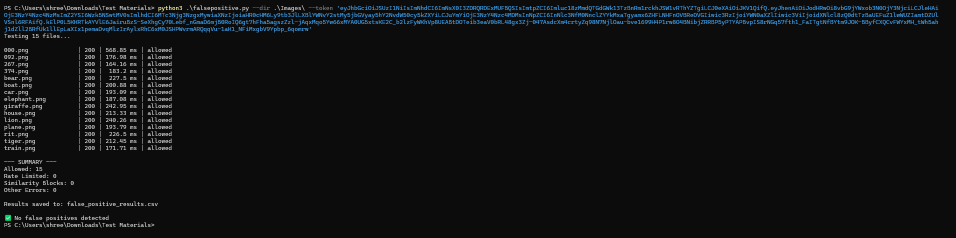
#> input picture FalsePositive.png, 1912 x 475 px (shown at 1/2 size)
$ python variants.py --input FalsePositive.png
#> lines starting #> are read from the running program, lines starting #| are printed output that depends on the picture
from pathlib import Path
import argparse

from PIL import Image, ImageEnhance, ImageFilter


def save_image(img: Image.Image, out_dir: Path, name: str) -> None:
    out_path = out_dir / name
    img.save(out_path)
    print(f"Saved: {out_path.name}")


def center_crop(img: Image.Image, crop_percent: float) -> Image.Image:
    """
    crop_percent = percent removed from each dimension overall.
    Example: 0.10 means keep 90% of width and height.
    """
    w, h = img.size
    keep_w = int(w * (1.0 - crop_percent))
    keep_h = int(h * (1.0 - crop_percent))

    left = (w - keep_w) // 2
    top = (h - keep_h) // 2
    right = left + keep_w
    bottom = top + keep_h

    return img.crop((left, top, right, bottom)).resize((w, h), Image.Resampling.LANCZOS)


def resize_back(img: Image.Image, scale: float) -> Image.Image:
    """
    Downscale then resize back to original dimensions to simulate a legitimate resize/edit workflow.
    """
    w, h = img.size
    small_w = max(1, int(w * scale))
    small_h = max(1, int(h * scale))

    resized = img.resize((small_w, small_h), Image.Resampling.LANCZOS)
    return resized.resize((w, h), Image.Resampling.LANCZOS)


def adjust_brightness(img: Image.Image, factor: float) -> Image.Image:
    return ImageEnhance.Brightness(img).enhance(factor)


def adjust_contrast(img: Image.Image, factor: float) -> Image.Image:
    return ImageEnhance.Contrast(img).enhance(factor)


def blur_image(img: Image.Image, radius: float) -> Image.Image:
    return img.filter(ImageFilter.GaussianBlur(radius=radius))


def main() -> None:
    parser = argparse.ArgumentParser(description="Generate broader usability-testing variants from one image.")
    parser.add_argument("--input", required=True, help="Path to source image")
    parser.add_argument("--out", default="usability_variants", help="Output directory")
    args = parser.parse_args()

    input_path = Path(args.input)
    out_dir = Path(args.out)
    out_dir.mkdir(parents=True, exist_ok=True)

    if not input_path.exists():
        raise SystemExit(f"Input file not found: {input_path}")

    base = Image.open(input_path).convert("RGB")
#> base is the input picture: PIL image 1912x475 RGB; mean R, G, B 15.8, 17.6, 18.9

    # Save original too
    save_image(base, out_dir, "variant_00_original.png")

    # Brightness variants
    brightness_factors = [1.05, 1.10, 1.20, 1.30, 1.40]
    for i, factor in enumerate(brightness_factors, start=1):
        img = adjust_brightness(base, factor)
        pct = int(round((factor - 1.0) * 100))
        save_image(img, out_dir, f"variant_{i:02d}_brightness_plus_{pct}.png")
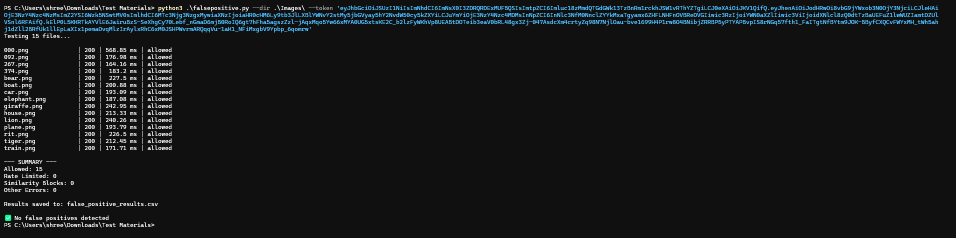
#> img: PIL image 1912x475 RGB (shown at 1/2 size); mean R, G, B 21.1, 23.6, 25

    # Contrast variants
    contrast_factors = [0.90, 1.10, 1.25]
    start_idx = 1 + len(brightness_factors)
    for j, factor in enumerate(contrast_factors, start=start_idx):
        img = adjust_contrast(base, factor)
        label = f"plus_{int(round((factor - 1.0) * 100))}" if factor >= 1 else f"minus_{int(round((1.0 - factor) * 100))}"
        save_image(img, out_dir, f"variant_{j:02d}_contrast_{label}.png")

    # Resize variants
    resize_scales = [0.90, 0.75, 0.50]
    start_idx += len(contrast_factors)
    for j, scale in enumerate(resize_scales, start=start_idx):
        img = resize_back(base, scale)
        pct = int(round(scale * 100))
        save_image(img, out_dir, f"variant_{j:02d}_resize_to_{pct}_then_back.png")
#> this loop made 3 passes
#> pass 1, in resize_back, `resized = img.resize((small_w, small_h), Image.Resampling.LANCZOS)`:
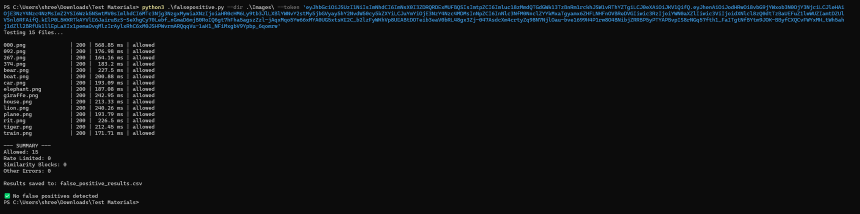
#> resized: PIL image 1720x427 RGB (shown at 1/2 size); mean R, G, B 15.8, 17.7, 19.1
#> pass 2, in resize_back (call 2), `resized = img.resize((small_w, small_h), Image.Resampling.LANCZOS)`:
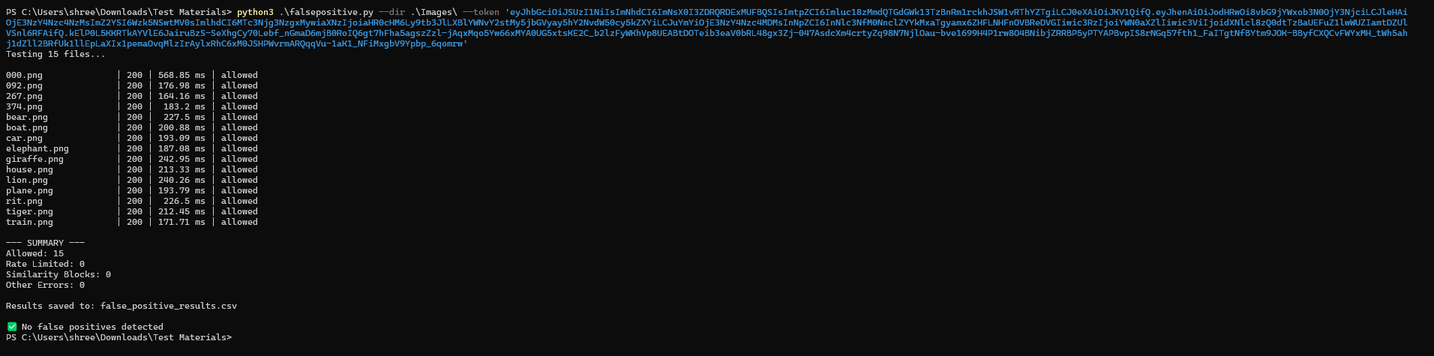
#> resized: PIL image 1434x356 RGB; mean R, G, B 15.8, 17.7, 19.1

    # Crop variants
    crop_percents = [0.05, 0.10, 0.20]
    start_idx += len(resize_scales)
    for j, crop_pct in enumerate(crop_percents, start=start_idx):
        img = center_crop(base, crop_pct)
        pct = int(round(crop_pct * 100))
        save_image(img, out_dir, f"variant_{j:02d}_center_crop_{pct}.png")
#> this loop made 3 passes
#> pass 1, in main, `img = center_crop(base, crop_pct)`:
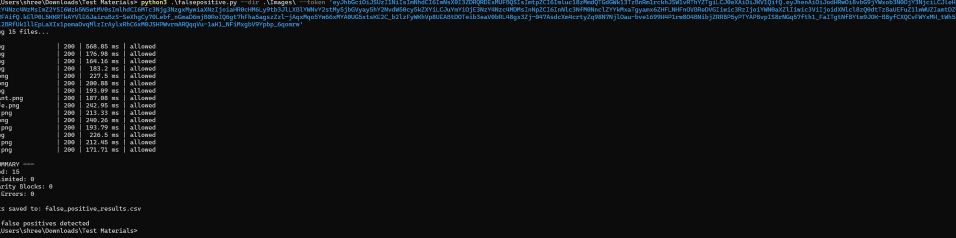
#> img: PIL image 1912x475 RGB (shown at 1/2 size); mean R, G, B 15.6, 17.6, 19.1
#> pass 2, in main, `img = center_crop(base, crop_pct)`:
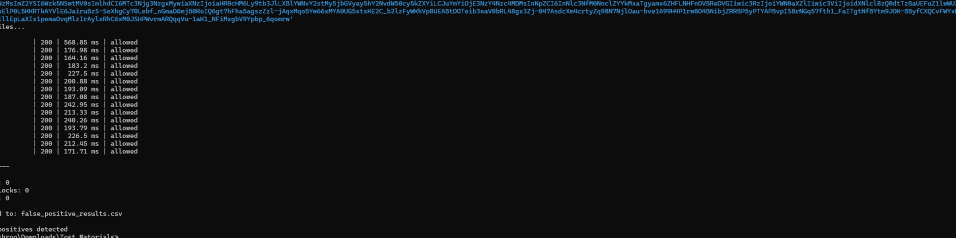
#> img: PIL image 1912x475 RGB (shown at 1/2 size); mean R, G, B 14.8, 16.4, 17.7
#> pass 3, in main, `img = center_crop(base, crop_pct)`:
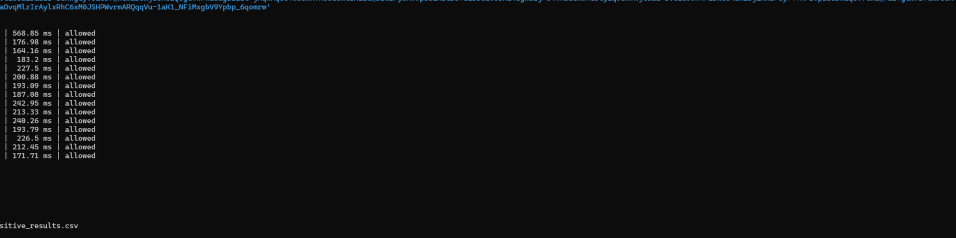
#> img: PIL image 1912x475 RGB (shown at 1/2 size); mean R, G, B 13.9, 14.3, 14.6

    # Blur variants
    blur_radii = [0.5, 1.0, 2.0]
    start_idx += len(crop_percents)
    for j, radius in enumerate(blur_radii, start=start_idx):
        img = blur_image(base, radius)
        save_image(img, out_dir, f"variant_{j:02d}_blur_radius_{str(radius).replace('.', '_')}.png")
#> this loop made 3 passes
#> pass 2, in main, `img = blur_image(base, radius)`:
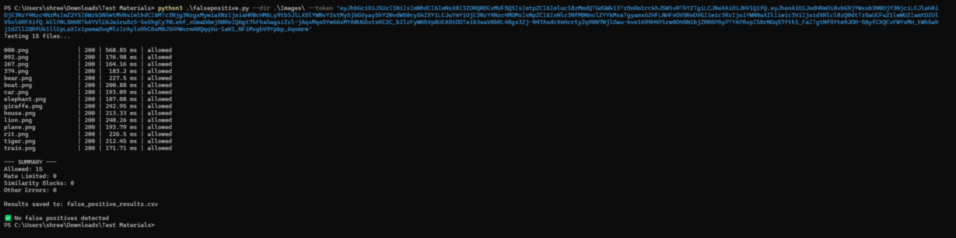
#> img: PIL image 1912x475 RGB (shown at 1/2 size); mean R, G, B 15.7, 17.5, 18.9

    print("\nDone. Generated a broader set of legitimate image variants.")


if __name__ == "__main__":
    main()
